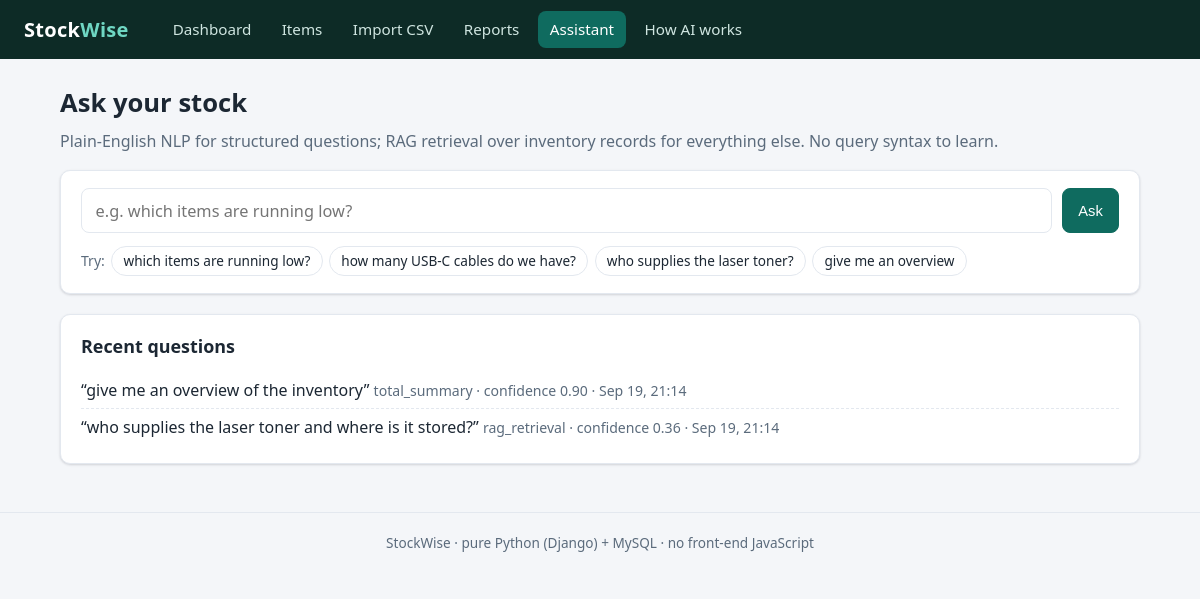
The page /assistant/ on the database its author committed.
### inventory/models.py (models this page shows, shortened)
class QueryLog(models.Model):
    question = models.TextField()
    intent = models.CharField(max_length=40, blank=True)
    confidence = models.FloatField(default=0.0)
    answer = models.TextField(blank=True)
    sources = models.JSONField(default=list, blank=True)
    created_at = models.DateTimeField(auto_now_add=True)
    class Meta:
        ordering = ["-created_at"]
        verbose_name_plural = "query logs"

### inventory/views.py (the view)
# urls.py: path("assistant/", views.assistant, name="assistant"),
def assistant(request):
    question = (request.GET.get("q") or "").strip()
    result = None
    if question:
        result = answer_question(question)
    recent = QueryLog.objects.all()[:8]
    return render(
        request,
        "inventory/assistant.html",
        {"form": QuestionForm(initial={"question": question}) if question else QuestionForm(),
         "question": question,
         "result": result,
         "recent": recent},
    )

### inventory/forms.py
class QuestionForm(forms.Form):
    question = forms.CharField(
        label="Ask about your stock",
        max_length=300,
        widget=forms.TextInput(
            attrs={
                "class": "input input-lg",
                "placeholder": "e.g. which items are running low?",
            }
        ),
    )

### inventory/templates/inventory/assistant.html (shortened to what this page needs)
{% extends "inventory/base.html" %}
{% block content %}
<h1>Ask your stock</h1>
<p class="subtitle">
  Plain-English NLP for structured questions; RAG retrieval over inventory
  records for everything else. No query syntax to learn.
</p>
<section class="card">
  <form method="get" action="{% url 'assistant' %}" class="ask-form">
    {{ form.question }}
    <button class="btn btn-primary" type="submit">Ask</button>
  </form>
  <div class="examples">
    Try:
    <a class="chip" href="{% url 'assistant' %}?q=which+items+are+running+low%3F">which items are running low?</a>
    <a class="chip" href="{% url 'assistant' %}?q=how+many+USB-C+cables+do+we+have%3F">how many USB-C cables do we have?</a>
    <a class="chip" href="{% url 'assistant' %}?q=who+supplies+the+laser+toner+and+where+is+it+stored%3F">who supplies the laser toner?</a>
    <a class="chip" href="{% url 'assistant' %}?q=give+me+an+overview+of+the+inventory">give me an overview</a>
  </div>
</section>
<section class="card">
  <h2>Recent questions</h2>
  <ul class="plain-list">
    {% for log in recent %}
    <li>
      &ldquo;{{ log.question }}&rdquo;
      <span class="muted">{{ log.intent }} &middot; confidence {{ log.confidence|floatformat:2 }} &middot; {{ log.created_at|date:"M d, H:i" }}</span>
    </li>
    {% empty %}<li class="muted">Nothing asked yet.</li>{% endfor %}
  </ul>
</section>
{% endblock %}

### inventory/static/inventory/styles.css (style rules this page uses)
:root { --bg: #f4f6f9; --surface: #ffffff; --ink: #1c2733; --ink-soft: #5b6b7c; --line: #e3e8ef; --primary: #0f6b5f; --primary-ink: #ffffff; --accent: #0f6b5f; --ok: #1a7f37; --warn: #b45309; --danger: #b42318; --radius: 10px; --shadow: 0 1px 2px rgba(16, 24, 40, 0.06), 0 1px 3px rgba(16, 24, 40, 0.1); }
* { box-sizing: border-box; }
body { margin: 0; font-family: "Segoe UI", -apple-system, BlinkMacSystemFont, Roboto, "Helvetica Neue", Arial, sans-serif; background: var(--bg); color: var(--ink); line-height: 1.55; }
h1 { font-size: 1.6rem; margin: 0.2rem 0 0.4rem; }
h2 { font-size: 1.12rem; margin: 0 0 0.7rem; display: flex; align-items: center; gap: 0.5rem; flex-wrap: wrap; }
.subtitle { color: var(--ink-soft); margin-top: 0; }
.card { background: var(--surface); border: 1px solid var(--line); border-radius: var(--radius); box-shadow: var(--shadow); padding: 1.1rem 1.25rem; margin-bottom: 1.25rem; }
.btn { display: inline-block; background: #ffffff; color: var(--ink); border: 1px solid var(--line); border-radius: 8px; padding: 0.45rem 0.95rem; font-size: 0.92rem; text-decoration: none; cursor: pointer; }
.btn-primary { background: var(--primary); border-color: var(--primary); color: var(--primary-ink); }
.input { width: 100%; padding: 0.5rem 0.7rem; border: 1px solid var(--line); border-radius: 8px; font-size: 0.95rem; font-family: inherit; background: #fff; color: var(--ink); }
.input-lg { font-size: 1.02rem; padding: 0.65rem 0.85rem; }
.ask-form { display: flex; gap: 0.6rem; }
.ask-form .input { flex: 1; }
.plain-list { list-style: none; margin: 0; padding: 0; }
.plain-list li { padding: 0.35rem 0; border-bottom: 1px dashed var(--line); }
.plain-list li:last-child { border-bottom: none; }
.muted { color: var(--ink-soft); font-size: 0.88rem; }
.examples { margin-top: 0.8rem; display: flex; flex-wrap: wrap; gap: 0.4rem; align-items: center; color: var(--ink-soft); font-size: 0.88rem; }
.chip { border: 1px solid var(--line); background: #fff; border-radius: 999px; padding: 0.22rem 0.7rem; text-decoration: none; color: var(--ink); font-size: 0.85rem; }
a { color: var(--primary); }

### rows shown on the page
QueryLog: question "give me an overview of the inventory", intent "total_summary", confidence "0.90", created_at "Sep 19, 21:14"
QueryLog: question "who supplies the laser toner and where is it stored?", intent "rag_retrieval", confidence "0.36", created_at "Sep 19, 21:14"
